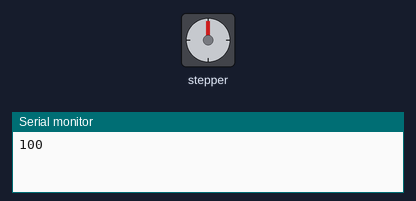
Simulated run of this sketch. Board: Arduino Uno, built with avr-gcc and run on an emulated ATmega328P. Parts: stepper motor, the last lines printed to the serial monitor. Wiring (inferred from the names in the program): stepper motor driver (200 steps per turn assumed): step pin 4; direction pin 2.

Above: at 0.15 s.
At 10.06 s:
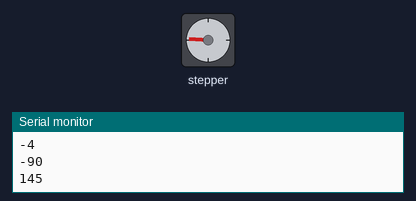
At 19.98 s:
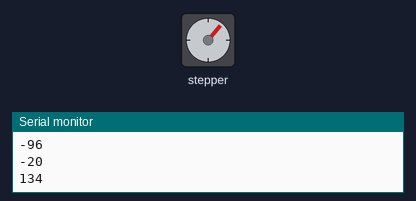
At 39.81 s:
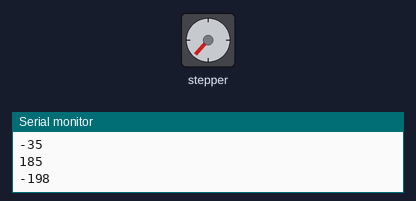
Timing chart, 0 to 40.0 s (numbered marks = the images above):
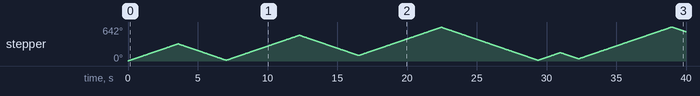

Measured:
- by itself, stepper: turns 324° clockwise in 3.6 s, then 310° counter-clockwise in 3.4 s, then 472° clockwise in 5.2 s, then 382° counter-clockwise in 4.2 s, and so on

The sketch:

sin_code_v1.ino
```cpp
float prevAngle = 0;
float Angle;
float difAngle = 0;
int steps;
const float motorAcc = 1.8;
int Delay = 10;

#define STEP_PIN 4
#define DIR_PIN 2

bool dirHigh;

void setup()
{
  Serial.begin(9600);
  pinMode(DIR_PIN, OUTPUT);
  pinMode(STEP_PIN, OUTPUT);

  dirHigh = true;
  digitalWrite(DIR_PIN, HIGH);
  digitalWrite(STEP_PIN, LOW);
}

void loop()
{
  Angle = ( 180 * (sin (2 * millis())) + 180);
  //Angle = abs( 180 * (sin (0.001 * millis())));
  difAngle = Angle - prevAngle;
  prevAngle = Angle;
  steps = difAngle / motorAcc;
  Serial.println(steps);

  if (steps > 0) {
    dirHigh = true;
    digitalWrite(DIR_PIN, HIGH);
    for(int i = 0; i < abs(difAngle); i++){
      digitalWrite(STEP_PIN, HIGH);
      delay(Delay);
      digitalWrite(STEP_PIN, LOW);
      delay(Delay);
    }
  }

    else if (steps < 0) {
      dirHigh = false;
      digitalWrite(DIR_PIN, LOW);
      for(int i = 0; i < abs(difAngle); i++){
        digitalWrite(STEP_PIN, HIGH);
        delay(Delay);
        digitalWrite(STEP_PIN, LOW);
        delay(Delay);
    }
  }
}

//ORIGINAL CODE FOR REFERENCE
//void loop()
//{
//  // Toggle the DIR pin to change direction.
//  if(dirHigh)
//  {
//    dirHigh = false;
//    digitalWrite(DIR_PIN, LOW);
//  }
//  else
//  {
//    dirHigh = true;
//    digitalWrite(DIR_PIN, HIGH);
//  }
//
//  // Step the motor 50 times before changing direction again.
//  for(int i = 0; i < 100; i++)
//  {
//    // Trigger the motor to take one step.
//    digitalWrite(STEP_PIN, HIGH);
//    delay(1);
//    digitalWrite(STEP_PIN, LOW);
//    delay(1);
//  }
//}
```
